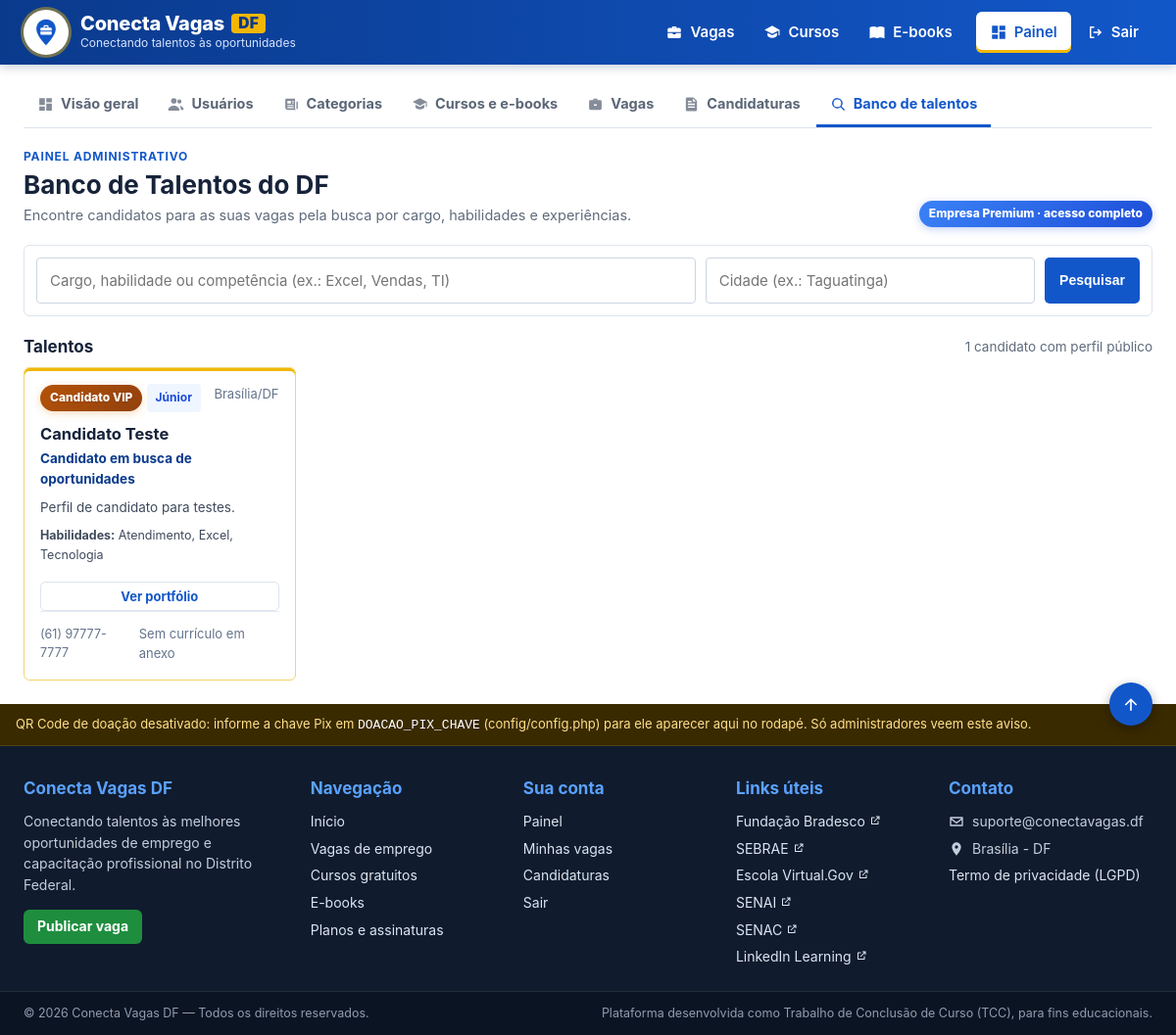
The page /admin/pages/talentos.php (signed in) on the database its author committed.
### tables this page shows
CREATE TABLE perfis (
 id INT AUTO_INCREMENT PRIMARY KEY,
 usuario_id INT NOT NULL UNIQUE,
 titulo_profissional VARCHAR(255),
 bio TEXT,
 data_nascimento DATE NULL,
 cidade VARCHAR(100) DEFAULT 'Brasília',
 uf VARCHAR(2) DEFAULT 'DF',
 nome_fantasia VARCHAR(255),
 cnpj VARCHAR(20),
 setor VARCHAR(100),
 site VARCHAR(255),
 habilidades TEXT,
 experiencias TEXT,
 formacao TEXT,
 cursos_complementares TEXT,
 informacoes_adicionais TEXT,
 idiomas TEXT,
 competencias TEXT,
 nivel_experiencia ENUM('estagiario','junior','pleno','senior') DEFAULT 'junior',
 disponibilidade VARCHAR(100),
 objetivo TEXT,
 links TEXT,
 cnh VARCHAR(5),
 pretensao_salarial VARCHAR(60),
 foto VARCHAR(255),
 publico TINYINT(1) NOT NULL DEFAULT 1,
 aceite_lgpd TINYINT(1) NOT NULL DEFAULT 0,
 aceite_em DATETIME NULL,
 created_at DATETIME NOT NULL DEFAULT CURRENT_TIMESTAMP,
 updated_at DATETIME NOT NULL DEFAULT CURRENT_TIMESTAMP ON UPDATE CURRENT_TIMESTAMP,
 FOREIGN KEY(usuario_id) REFERENCES usuarios(id) ON DELETE CASCADE
);

CREATE TABLE usuarios (
 id INT AUTO_INCREMENT PRIMARY KEY,
 nome VARCHAR(255) NOT NULL,
 email VARCHAR(255) NOT NULL UNIQUE,
 senha VARCHAR(255) NOT NULL,
 tipo ENUM('admin','candidato','empresa') NOT NULL DEFAULT 'candidato',
 telefone VARCHAR(30),
 ativo TINYINT(1) NOT NULL DEFAULT 1,
 ultimo_acesso DATETIME NULL,
 created_at DATETIME NOT NULL DEFAULT CURRENT_TIMESTAMP,
 INDEX idx_usuario_tipo(tipo), INDEX idx_usuario_ativo(ativo)
);

### app/Core/Auth.php (called while the page is built, shortened)
<?php
function isAdmin(): bool { return ($_SESSION['usuario_tipo'] ?? '') === 'admin'; }

### app/Controllers/EmpresaController.php (called while the page is built, shortened)
<?php
final class EmpresaController extends Controller {
    public function talentos(): void {
        $assinaturaDao = new AssinaturaDAO();
        $usuarioId = (int)$_SESSION['usuario_id'];
        $isPremium = isAdmin() || $assinaturaDao->isEmpresaPremium($usuarioId);
        $termo = get_str('q');
        $cidade = get_str('cidade');
        $talentos = (new PerfilDAO())->listarTalentos($termo, $cidade);
        $this->view('admin/talentos', get_defined_vars());
    }
}

### app/Core/View.php (called while the page is built, shortened)
<?php
final class View {
    public static function render(string $__tela, array $__dados = []): void {
        extract($__dados, EXTR_SKIP);
        require APP_DIR.'/Views/layouts/header.php';
        require APP_DIR.'/Views/'.$__tela.'.php';
        require APP_DIR.'/Views/layouts/footer.php';
    }
}

### app/Core/Controller.php (called while the page is built, shortened)
<?php
abstract class Controller {
    protected function view(string $tela, array $dados = []): void {
        View::render($tela, $dados);
    }
}

### app/Core/Router.php (called while the page is built, shortened)
<?php
final class Router {
    private array $rotas = [];
    private array $apelidos = [];
    public function rota(string $caminho, array $acao, string ...$apelidos): void {
        $this->rotas[strtolower($caminho)] = $acao;
        foreach ($apelidos as $a) $this->apelidos[strtolower($a)] = strtolower($caminho);
    }
    public function despachar(string $caminho): void {
        $chave = strtolower($caminho);
        $chave = $this->apelidos[$chave] ?? $chave;
        [$classe, $metodo] = $this->rotas[$chave];
        (new $classe())->$metodo();
    }
}

### public/index.php (called while the page is built, shortened)
<?php
$caminho = Router::caminhoPedido();
$rotas = new Router();
$rotas->rota('index.php',       [HomeController::class, 'index'], '');
$rotas->rota('contrato.php',    [HomeController::class, 'contrato']);
$rotas->rota('vagas.php',       [VagaController::class, 'lista']);
$rotas->rota('vaga.php',        [VagaController::class, 'detalhe']);
$rotas->rota('cursos.php',      [CursoController::class, 'lista']);
$rotas->rota('curso.php',       [CursoController::class, 'detalhe']);
$rotas->rota('planos.php',      [PlanosController::class, 'index']);
$rotas->rota('login.php',               [AuthController::class, 'login']);
$rotas->rota('cadastro.php',            [AuthController::class, 'cadastro']);
$rotas->rota('view/usuario/logout.php', [AuthController::class, 'logout']);
$rotas->rota('esqueci_senha.php',       [PasswordController::class, 'esqueci']);
$rotas->rota('redefinir_senha.php',     [PasswordController::class, 'redefinir']);
$rotas->rota('view/perfil/index.php',                [PerfilController::class, 'index'], 'view/perfil');
$rotas->rota('view/perfil/salvar.php',               [PerfilController::class, 'salvar']);
$rotas->rota('view/perfil/portfolio.php',            [PerfilController::class, 'portfolio']);
$rotas->rota('view/perfil/recalcular_match.php',     [PerfilController::class, 'recalcularMatch']);
$rotas->rota('view/perfil/curriculo_upload.php',     [CurriculoController::class, 'upload']);
$rotas->rota('view/perfil/aplicar_extracao.php',     [CurriculoController::class, 'aplicarExtracao']);
$rotas->rota('view/perfil/curriculo_excluir.php',    [CurriculoController::class, 'excluir']);
$rotas->rota('candidatar.php',                       [CandidaturaController::class, 'candidatar']);
$rotas->rota('view/perfil/candidatura_cancelar.php', [CandidaturaController::class, 'cancelar']);
$rotas->rota('download.php',                         [ArquivoController::class, 'download']);
$rotas->rota('admin/index.php',               [AdminController::class, 'painel'], 'admin');
$rotas->rota('admin/pages/usuarios.php',      [AdminController::class, 'usuarios']);
$rotas->rota('admin/pages/categorias.php',    [AdminController::class, 'categorias']);
$rotas->rota('admin/pages/cursos.php',        [AdminController::class, 'cursos']);
$rotas->rota('admin/pages/vagas.php',         [EmpresaController::class, 'vagas']);
$rotas->rota('admin/pages/candidaturas.php',  [EmpresaController::class, 'candidaturas']);
$rotas->rota('admin/pages/talentos.php',      [EmpresaController::class, 'talentos']);
$rotas->rota('admin/pages/empresa_perfil.php', [EmpresaController::class, 'perfil']);
$rotas->despachar($caminho);

### app/Core/helpers.php (called while the page is built, shortened)
<?php
function e(mixed $v): string { return htmlspecialchars((string)($v ?? ''), ENT_QUOTES, 'UTF-8'); }
function url(string $path=''): string { return SITE_URL . ltrim($path, '/'); }
function get_str(string $key, string $default=''): string { $v=$_GET[$key]??$default; return is_scalar($v) ? trim((string)$v) : $default; }
function rotulo(string $v): string {
    static $map=['estagiario'=>'Estagiário','junior'=>'Júnior','pleno'=>'Pleno','senior'=>'Sênior','clt'=>'CLT','pj'=>'PJ','estagio'=>'Estágio','temporario'=>'Temporário',
        'presencial'=>'Presencial','remoto'=>'Remoto','hibrido'=>'Híbrido','ead'=>'EAD','iniciante'=>'Iniciante','intermediario'=>'Intermediário','avancado'=>'Avançado',
        'enviada'=>'Enviada','em_analise'=>'Em análise','entrevista'=>'Entrevista','aprovado'=>'Aprovado','rejeitado'=>'Não selecionado','cancelada'=>'Cancelada',
        'ativa'=>'Ativa','pausada'=>'Pausada','encerrada'=>'Encerrada','curso'=>'Curso','ebook'=>'E-book','video'=>'Vídeo','excelente'=>'Excelente','alto'=>'Alto','medio'=>'Médio','baixo'=>'Baixo',
        'admin'=>'Administrador','candidato'=>'Candidato','empresa'=>'Empresa','vaga'=>'Vaga'];
    return $map[$v] ?? ucfirst(str_replace('_',' ',$v));
}

### app/Core/Autoloader.php (called while the page is built, shortened)
<?php
spl_autoload_register(function (string $classe): void {
    static $pastas = ['Controllers', 'Models', 'DTO', 'Services', 'Services/Extracao', 'Core'];
    foreach ($pastas as $pasta) {
        $arquivo = APP_DIR.'/'.$pasta.'/'.$classe.'.php';
        if (is_file($arquivo)) {
            return;
        }
    }
});

### app/Core/Database.php (called while the page is built, shortened)
<?php
final class Database {
    private static ?PDO $instance = null;
    public static function getConexao(): PDO {
        if (self::$instance instanceof PDO) {
            return self::$instance;
        }
        $options = [
            PDO::ATTR_ERRMODE => PDO::ERRMODE_EXCEPTION,
            PDO::ATTR_DEFAULT_FETCH_MODE => PDO::FETCH_ASSOC,
            PDO::ATTR_EMULATE_PREPARES => false,
            PDO::ATTR_STRINGIFY_FETCHES => false,
            PDO::ATTR_TIMEOUT => 5,
        ];
        $dsns = [];
        $hosts = [DB_HOST];
        if (DB_HOST === '127.0.0.1') $hosts[] = 'localhost';
        foreach (array_unique($hosts) as $host) {
            $dsns[] = 'mysql:host='.$host.';port='.DB_PORT.';dbname='.DB_NAME.';charset=utf8mb4';
        }
        $ultimo = null;
        foreach (array_unique($dsns) as $dsn) {
            try {
                $pdo = new PDO($dsn, DB_USER, DB_PASS, $options);
                return self::$instance = $pdo;
            } catch (PDOException $e) {
                $ultimo = $e;
                if (in_array((int)$e->getCode(), [1049, 1044, 1045], true)) break;
            }
        }
        throw new DatabaseException(self::mensagemAmigavel($ultimo), 0, $ultimo);
    }
}

### app/Models/PerfilDAO.php (called while the page is built, shortened)
<?php
final class PerfilDAO {
    public function listarTalentos(string $termo = '', string $cidade = ''): array {
        $sql = "SELECT p.*, u.nome, u.email, u.telefone,
                       (SELECT id FROM curriculos c WHERE c.perfil_id = p.id ORDER BY c.id DESC LIMIT 1) AS curriculo_id,
                       (SELECT COUNT(*) FROM assinaturas a
                        WHERE a.usuario_id = u.id AND a.plano = 'assinante' AND a.status = 'ativa'
                        AND a.data_fim >= CURDATE()) AS is_vip
                FROM perfis p
                JOIN usuarios u ON u.id = p.usuario_id
                WHERE u.tipo = 'candidato' AND u.ativo = 1 AND p.publico = 1";
        $params = [];
        $sql .= " ORDER BY is_vip DESC, p.id DESC";
        $s = Database::getConexao()->prepare($sql);
        $s->execute($params);
        return $s->fetchAll();
    }
}

### app/Views/admin/talentos.php (the view, shortened to what this page needs)
<?php
$acoesCab = $isPremium
    ? '<span class="badge-pro">Empresa Premium · acesso completo</span>'
    : '<a href="'.e(url('planos.php')).'" class="btn btn-gold btn-sm">Desbloquear acesso completo</a>';
?>
<div class="pn">
<?php require __DIR__.'/../layouts/admin_nav.php'; ?>
<?=painel_cabecalho('Banco de Talentos do DF', 'Encontre candidatos para as suas vagas pela busca por cargo, habilidades e experiências.', $acoesCab)?>
<form class="filtros" method="get" style="grid-template-columns:2fr 1fr auto">
    <input name="q" placeholder="Cargo, habilidade ou competência (ex.: Excel, Vendas, TI)" value="<?=e($termo)?>" aria-label="Buscar por cargo, habilidade ou competência">
    <input name="cidade" placeholder="Cidade (ex.: Taguatinga)" value="<?=e($cidade)?>" aria-label="Cidade">
    <button class="btn">Pesquisar</button>
</form>
<div class="pn-contagem"><h2>Talentos</h2><span><?=gf_num(count($talentos))?> <?=gf_plural(count($talentos), 'candidato com perfil público', 'candidatos com perfil público')?></span></div>
<?php if (!$talentos): ?>
    <div class="empty">Nenhum talento encontrado com os filtros informados.</div>
<?php else: ?>
    <div class="grid">
        <?php foreach ($talentos as $t): $nomeExibido = $isPremium ? $t['nome'] : mb_substr((string)$t['nome'], 0, 4).'*** (Candidato)'; ?>
            <article class="pn-talento<?=$t['is_vip'] ? ' vip' : ''?>">
                <div class="pn-talento-topo">
                    <div>
                        <?php if ($t['is_vip']): ?><span class="badge-vip">Candidato VIP</span> <?php endif; ?>
                        <span class="tag"><?=e($t['nivel_experiencia'] ? rotulo((string)$t['nivel_experiencia']) : 'Candidato')?></span>
                    </div>
                    <span class="meta"><?=e($t['cidade'] ?: 'Brasília')?>/<?=e($t['uf'] ?: 'DF')?></span>
                </div>
                <h3><?=e($nomeExibido)?></h3>
                <p class="pn-talento-cargo"><?=e($t['titulo_profissional'] ?: 'Profissional em busca de oportunidades')?></p>
                <p class="pn-talento-bio"><?=e(mb_strimwidth((string)($t['bio'] ?: $t['objetivo']), 0, 110, '...'))?></p>
                <?php if (!empty($t['habilidades'])): ?><p class="pn-talento-hab"><b>Habilidades:</b> <?=e(mb_strimwidth((string)$t['habilidades'], 0, 80, '...'))?></p><?php endif; ?>
                <a class="btn btn-sm btn-outline" target="_blank" rel="noopener" href="<?=url('view/perfil/portfolio.php?id='.(int)$t['id'])?>"><?=$isPremium ? 'Ver portfólio' : 'Ver prévia do portfólio'?><span class="sr-only"> de <?=e($nomeExibido)?> (abre em nova aba)</span></a>
                <div class="pn-talento-rodape">
                    <?php if ($isPremium): ?>
                        <small class="muted"><?=e($t['telefone'] ?: $t['email'])?></small>
                        <?php if ($t['curriculo_id']): ?>
                            <a class="btn btn-sm btn-green" href="<?=url('download.php?id='.(int)$t['curriculo_id'])?>"><?=icone('formulario', 14)?> Ver currículo</a>
                        <?php else: ?>
                            <span class="meta">Sem currículo em anexo</span>
                        <?php endif; ?>
                    <?php else: ?>
                        <span class="meta pn-borrado" aria-hidden="true">(61) 99999-9999</span><span class="sr-only">Contato disponível no plano Premium.</span>
                        <a href="<?=url('planos.php')?>" class="btn btn-sm btn-outline">Liberar contato</a>
                    <?php endif; ?>
                </div>
            </article>
        <?php endforeach; ?>
    </div>
<?php endif; ?>
</div>

### public/assets/css/app.css (style rules this page uses)
:root { --navy:#0f172a;--navy2:#172554;--gold:#facc15;--blue:#2563eb;--green:#16a34a;--red:#dc2626;--bg:#f6f8fc;--text:#172033;--muted:#64748b;--line:#e2e8f0;--white:#fff }
* { box-sizing:border-box }
body { margin:0;background:var(--bg);color:var(--text);font:15px/1.55 Inter,system-ui,-apple-system,Segoe UI,Arial,sans-serif }
a { color:inherit }
.btn { display:inline-flex;align-items:center;justify-content:center;gap:8px;border:0;background:var(--blue);color:#fff!important;padding:11px 17px;border-radius:12px;text-decoration:none;font-weight:750;cursor:pointer }
.btn-outline { background:#fff;color:var(--navy)!important;border:1px solid var(--line) }
.btn-sm { padding:8px 12px }
.muted { color:var(--muted) }
.grid { display:grid;grid-template-columns:repeat(3,1fr);gap:18px }
.tag { display:inline-block;padding:5px 9px;border-radius:999px;background:#eff6ff;color:#1d4ed8;font-size:12px;font-weight:750 }
.meta { color:var(--muted);font-size:13px }
input,select,textarea { width:100%;border:1px solid #cbd5e1;border-radius:12px;padding:11px 13px;background:#fff;color:var(--text);font:inherit }
.badge-vip { display:inline-flex;align-items:center;gap:5px;background:linear-gradient(135deg,#f59e0b,#d97706);color:#fff!important;font-weight:800;padding:4px 10px;border-radius:999px;font-size:12px;box-shadow:0 2px 8px #d9770644;text-shadow:0 1px 2px #0002 }
.badge-pro { display:inline-flex;align-items:center;gap:5px;background:linear-gradient(135deg,#3b82f6,#1d4ed8);color:#fff!important;font-weight:800;padding:4px 10px;border-radius:999px;font-size:12px;box-shadow:0 2px 8px #1d4ed844 }
.filtros { display:grid;grid-template-columns:2fr 1fr 1fr 1fr 1fr auto;gap:10px;margin:0 0 20px }
.filtros input,.filtros select { margin:0 }

### public/assets/css/site.css (style rules this page uses)
:root { --cv-azul-esc:#0a3a8c; --cv-azul:#1257c9; --cv-azul-hover:#0d47a8; --cv-azul-claro:#e7effc; --cv-verde:#1e8e3e; --cv-verde-hover:#177a34; --cv-dourado:#f2b705; --cv-tinta:#16233a; --cv-texto:#2b3648; --cv-cinza:#5b6677; --cv-linha:#dde4ee; --cv-fundo:#eef3f9; --cv-raio:6px; }
body.cv { background:#fff;color:var(--cv-texto) }
body.cv :is(input,select,textarea) { border-radius:4px }
body.cv :is(.btn,.admin-tabs a,.score-badge) { border-radius:5px }
body.cv :is(.tag,.chip) { border-radius:4px }
.badge-vip { background:linear-gradient(135deg,#b45309,#92400e) }
body.cv :is(a,button,summary,[tabindex]):focus-visible { outline:3px solid #0a3a8c;outline-offset:2px;box-shadow:0 0 0 5px #ffbf47 }

### public/assets/css/anuncios.css (style rules this page uses)
:root { --an-verde-txt:#166534;--an-verde-fundo:#effaf2;--an-icone:#8190a5;--an-sombra:0 1px 3px #0f23420d }

### rows shown on the page
perfis: nivel_experiencia "Júnior", cidade "Brasília", uf "DF", usuario.nome "Candidato Teste", titulo_profissional "Candidato em busca de oportunidades", bio "Perfil de candidato para testes.", habilidades "Atendimento, Excel, Tecnologia", usuario.telefone "(61) 97777-7777"

### other values the page prints
$rotulo "Visão geral"
$rotulo "Usuários"
$rotulo "Categorias"
$rotulo "Cursos e e-books"
$rotulo "Vagas"
$rotulo "Candidaturas"
$rotulo "Banco de talentos"
$titulo "Banco de Talentos do DF"
$descricao "Encontre candidatos para as suas vagas pela busca por cargo, habilidades e experiências."
gf_num(count($talentos)) "1"
$nomeLink "Fundação Bradesco"
$nomeLink "SEBRAE"
$nomeLink "Escola Virtual.Gov"
$nomeLink "SENAI"
$nomeLink "SENAC"
